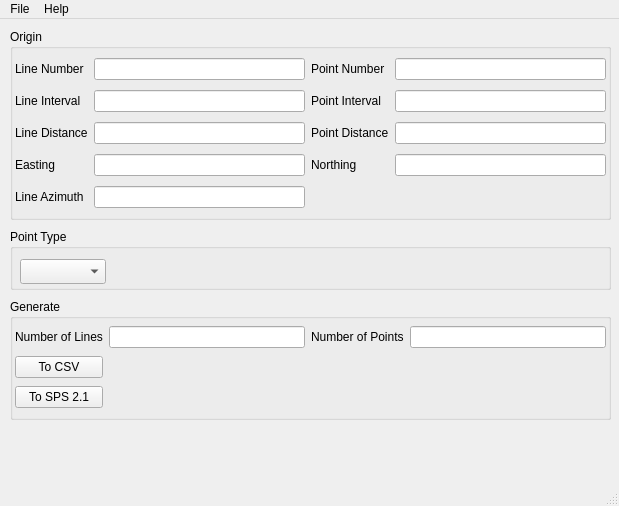
<?xml version="1.0" encoding="UTF-8"?>
<ui version="4.0">
 <class>MainWindow</class>
 <widget class="QMainWindow" name="MainWindow">
  <property name="geometry">
   <rect>
    <x>0</x>
    <y>0</y>
    <width>619</width>
    <height>506</height>
   </rect>
  </property>
  <property name="windowTitle">
   <string/>
  </property>
  <widget class="QWidget" name="centralwidget">
   <widget class="QGroupBox" name="groupBox">
    <property name="geometry">
     <rect>
      <x>10</x>
      <y>10</y>
      <width>601</width>
      <height>191</height>
     </rect>
    </property>
    <property name="title">
     <string>Origin</string>
    </property>
    <widget class="QWidget" name="gridLayoutWidget">
     <property name="geometry">
      <rect>
       <x>0</x>
       <y>20</y>
       <width>601</width>
       <height>171</height>
      </rect>
     </property>
     <layout class="QGridLayout" name="gridLayout">
      <property name="leftMargin">
       <number>5</number>
      </property>
      <property name="topMargin">
       <number>5</number>
      </property>
      <property name="rightMargin">
       <number>5</number>
      </property>
      <property name="bottomMargin">
       <number>5</number>
      </property>
      <item row="4" column="1">
       <widget class="QLabel" name="label_5">
        <property name="text">
         <string>Line Distance</string>
        </property>
        <property name="margin">
         <number>0</number>
        </property>
       </widget>
      </item>
      <item row="0" column="2">
       <widget class="QLineEdit" name="lineNumber"/>
      </item>
      <item row="5" column="4">
       <widget class="QLineEdit" name="northing"/>
      </item>
      <item row="2" column="3">
       <widget class="QLabel" name="label_4">
        <property name="text">
         <string>Point Interval</string>
        </property>
        <property name="margin">
         <number>0</number>
        </property>
       </widget>
      </item>
      <item row="4" column="4">
       <widget class="QLineEdit" name="pointDistance"/>
      </item>
      <item row="4" column="2">
       <widget class="QLineEdit" name="lineDistance"/>
      </item>
      <item row="5" column="1">
       <widget class="QLabel" name="label">
        <property name="text">
         <string>Easting</string>
        </property>
        <property name="margin">
         <number>0</number>
        </property>
       </widget>
      </item>
      <item row="6" column="2">
       <widget class="QLineEdit" name="lineAzimuth"/>
      </item>
      <item row="2" column="2">
       <widget class="QLineEdit" name="lineInterval"/>
      </item>
      <item row="5" column="2">
       <widget class="QLineEdit" name="easting"/>
      </item>
      <item row="4" column="3">
       <widget class="QLabel" name="label_6">
        <property name="text">
         <string>Point Distance</string>
        </property>
        <property name="margin">
         <number>0</number>
        </property>
       </widget>
      </item>
      <item row="0" column="1">
       <widget class="QLabel" name="label_7">
        <property name="text">
         <string>Line Number</string>
        </property>
        <property name="margin">
         <number>0</number>
        </property>
       </widget>
      </item>
      <item row="5" column="3">
       <widget class="QLabel" name="label_2">
        <property name="text">
         <string>Northing</string>
        </property>
        <property name="margin">
         <number>0</number>
        </property>
       </widget>
      </item>
      <item row="6" column="1">
       <widget class="QLabel" name="label_3">
        <property name="text">
         <string>Line Azimuth</string>
        </property>
        <property name="margin">
         <number>0</number>
        </property>
       </widget>
      </item>
      <item row="0" column="3">
       <widget class="QLabel" name="label_8">
        <property name="text">
         <string>Point Number</string>
        </property>
        <property name="margin">
         <number>0</number>
        </property>
       </widget>
      </item>
      <item row="2" column="1">
       <widget class="QLabel" name="label_9">
        <property name="text">
         <string>Line Interval</string>
        </property>
        <property name="margin">
         <number>0</number>
        </property>
       </widget>
      </item>
      <item row="2" column="4">
       <widget class="QLineEdit" name="pointInterval"/>
      </item>
      <item row="0" column="4">
       <widget class="QLineEdit" name="pointNumber"/>
      </item>
     </layout>
    </widget>
   </widget>
   <widget class="QGroupBox" name="groupBox_2">
    <property name="geometry">
     <rect>
      <x>10</x>
      <y>280</y>
      <width>601</width>
      <height>121</height>
     </rect>
    </property>
    <property name="title">
     <string>Generate</string>
    </property>
    <widget class="QWidget" name="gridLayoutWidget_2">
     <property name="geometry">
      <rect>
       <x>0</x>
       <y>20</y>
       <width>601</width>
       <height>97</height>
      </rect>
     </property>
     <layout class="QGridLayout" name="gridLayout_2">
      <property name="leftMargin">
       <number>5</number>
      </property>
      <property name="topMargin">
       <number>5</number>
      </property>
      <property name="rightMargin">
       <number>5</number>
      </property>
      <property name="bottomMargin">
       <number>5</number>
      </property>
      <item row="0" column="2">
       <widget class="QLineEdit" name="numberOfLines"/>
      </item>
      <item row="1" column="1">
       <widget class="QPushButton" name="generateCsv">
        <property name="sizePolicy">
         <sizepolicy hsizetype="Minimum" vsizetype="Fixed">
          <horstretch>0</horstretch>
          <verstretch>0</verstretch>
         </sizepolicy>
        </property>
        <property name="text">
         <string>To CSV</string>
        </property>
       </widget>
      </item>
      <item row="2" column="1">
       <widget class="QPushButton" name="generateSps21">
        <property name="sizePolicy">
         <sizepolicy hsizetype="Minimum" vsizetype="Fixed">
          <horstretch>0</horstretch>
          <verstretch>0</verstretch>
         </sizepolicy>
        </property>
        <property name="text">
         <string>To SPS 2.1</string>
        </property>
       </widget>
      </item>
      <item row="0" column="4">
       <widget class="QLineEdit" name="numberOfPoints"/>
      </item>
      <item row="0" column="3">
       <widget class="QLabel" name="label_11">
        <property name="text">
         <string>Number of Points</string>
        </property>
        <property name="margin">
         <number>0</number>
        </property>
       </widget>
      </item>
      <item row="0" column="1">
       <widget class="QLabel" name="label_14">
        <property name="text">
         <string>Number of Lines</string>
        </property>
        <property name="margin">
         <number>0</number>
        </property>
       </widget>
      </item>
     </layout>
    </widget>
   </widget>
   <widget class="QGroupBox" name="groupBox_3">
    <property name="geometry">
     <rect>
      <x>10</x>
      <y>210</y>
      <width>601</width>
      <height>61</height>
     </rect>
    </property>
    <property name="title">
     <string>Point Type</string>
    </property>
    <widget class="QComboBox" name="pointType">
     <property name="geometry">
      <rect>
       <x>10</x>
       <y>30</y>
       <width>86</width>
       <height>25</height>
      </rect>
     </property>
    </widget>
   </widget>
  </widget>
  <widget class="QMenuBar" name="menubar">
   <property name="geometry">
    <rect>
     <x>0</x>
     <y>0</y>
     <width>619</width>
     <height>22</height>
    </rect>
   </property>
   <widget class="QMenu" name="menuFile">
    <property name="title">
     <string>File</string>
    </property>
    <addaction name="actionOpen_Origin"/>
    <addaction name="actionSave_Origin"/>
    <addaction name="actionSave_As_Origin"/>
    <addaction name="separator"/>
    <addaction name="actionQuit"/>
   </widget>
   <widget class="QMenu" name="menuHelp">
    <property name="title">
     <string>Help</string>
    </property>
    <addaction name="actionLicense"/>
    <addaction name="actionAbout"/>
   </widget>
   <addaction name="menuFile"/>
   <addaction name="menuHelp"/>
  </widget>
  <widget class="QStatusBar" name="statusbar"/>
  <action name="actionOpen_Origin">
   <property name="icon">
    <iconset resource="../resources.qrc">
     <normaloff>:/grid_generator/icons/folder-open-document-16.png</normaloff>:/grid_generator/icons/folder-open-document-16.png</iconset>
   </property>
   <property name="text">
    <string>Open Origin</string>
   </property>
  </action>
  <action name="actionSave_Origin">
   <property name="icon">
    <iconset resource="../resources.qrc">
     <normaloff>:/grid_generator/icons/disk-16.png</normaloff>:/grid_generator/icons/disk-16.png</iconset>
   </property>
   <property name="text">
    <string>Save Origin</string>
   </property>
  </action>
  <action name="actionSave_As_Origin">
   <property name="icon">
    <iconset resource="../resources.qrc">
     <normaloff>:/grid_generator/icons/disk-16.png</normaloff>:/grid_generator/icons/disk-16.png</iconset>
   </property>
   <property name="text">
    <string>Save As Origin</string>
   </property>
  </action>
  <action name="actionQuit">
   <property name="icon">
    <iconset resource="../resources.qrc">
     <normaloff>:/grid_generator/icons/cross-16.png</normaloff>:/grid_generator/icons/cross-16.png</iconset>
   </property>
   <property name="text">
    <string>Quit</string>
   </property>
  </action>
  <action name="actionLicense">
   <property name="icon">
    <iconset resource="../resources.qrc">
     <normaloff>:/grid_generator/icons/key-16.png</normaloff>:/grid_generator/icons/key-16.png</iconset>
   </property>
   <property name="text">
    <string>License</string>
   </property>
  </action>
  <action name="actionAbout">
   <property name="icon">
    <iconset resource="../resources.qrc">
     <normaloff>:/grid_generator/icons/information-button-16.png</normaloff>:/grid_generator/icons/information-button-16.png</iconset>
   </property>
   <property name="text">
    <string>About</string>
   </property>
  </action>
 </widget>
 <tabstops>
  <tabstop>lineNumber</tabstop>
  <tabstop>pointNumber</tabstop>
  <tabstop>lineInterval</tabstop>
  <tabstop>pointInterval</tabstop>
  <tabstop>lineDistance</tabstop>
  <tabstop>pointDistance</tabstop>
  <tabstop>easting</tabstop>
  <tabstop>northing</tabstop>
  <tabstop>lineAzimuth</tabstop>
  <tabstop>numberOfLines</tabstop>
  <tabstop>numberOfPoints</tabstop>
  <tabstop>generateCsv</tabstop>
 </tabstops>
 <resources>
  <include location="../resources.qrc"/>
 </resources>
 <connections/>
</ui>
